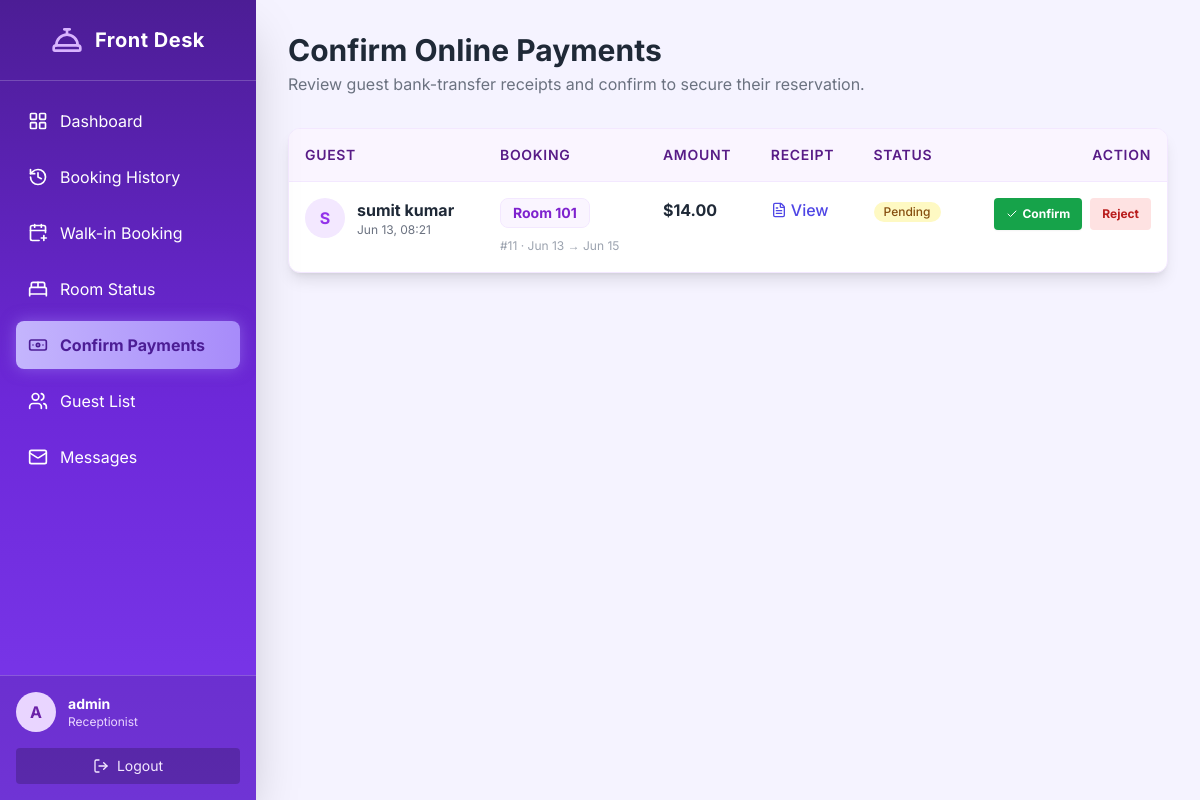
The app's page /dashboard/receptionist/payments/ (signed in) with its own data.
### accounts/models.py (models this page shows, shortened)
class CustomUser(AbstractUser):
    ADMIN = 'admin'
    EMPLOYEE = 'employee'  # Unified role for all staff
    CUSTOMER = 'customer'
    ROLE_CHOICES = [
        (ADMIN, 'Admin'),
        (EMPLOYEE, 'Employee'),
        (CUSTOMER, 'Customer'),
    ]
    role = models.CharField(max_length=15, choices=ROLE_CHOICES)
    mobile = models.CharField(max_length=15, blank=True, null=True)
    profile_picture = models.ImageField(upload_to='profile_pics/', blank=True, null=True)
    objects = CustomUserManager()

class PaymentReceipt(models.Model):
    STATUS_PENDING = 'pending'
    STATUS_CONFIRMED = 'confirmed'
    STATUS_REJECTED = 'rejected'
    STATUS_CHOICES = [
        (STATUS_PENDING, 'Pending Confirmation'),
        (STATUS_CONFIRMED, 'Confirmed'),
        (STATUS_REJECTED, 'Rejected'),
    ]
    booking = models.ForeignKey(Booking, on_delete=models.CASCADE, related_name='receipts')
    receipt_file = models.FileField(upload_to='payment_receipts/')
    amount = models.DecimalField(max_digits=10, decimal_places=2, default=0.00)
    note = models.CharField(max_length=255, blank=True)
    status = models.CharField(max_length=20, choices=STATUS_CHOICES, default=STATUS_PENDING)
    uploaded_at = models.DateTimeField(auto_now_add=True)
    updated_at = models.DateTimeField(auto_now=True)
    class Meta:
        ordering = ['-uploaded_at']

class Booking(models.Model):
    user = models.ForeignKey(CustomUser, on_delete=models.CASCADE)
    room = models.ForeignKey('Room', on_delete=models.CASCADE)
    check_in = models.DateField()
    check_out = models.DateField()
    actual_check_in = models.DateTimeField(blank=True, null=True)
    actual_check_out = models.DateTimeField(blank=True, null=True)
    total_amount = models.DecimalField(max_digits=10, decimal_places=2, default=0.00)
    is_paid = models.BooleanField(default=False)
    payment_method = models.CharField(max_length=20, blank=True, null=True) # Cash, Card, UPI
    is_cancelled = models.BooleanField(default=False)
    cancelled_at = models.DateTimeField(blank=True, null=True)
    branch = models.ForeignKey('Branch', on_delete=models.SET_NULL, null=True, blank=True, related_name='bookings')
    created_at = models.DateTimeField(auto_now_add=True)

class Room(models.Model):
    ROOM_TYPES = [
        ('single', 'Single Room'),
        ('double', 'Double Room'),
        ('suite', 'Suite'),
        ('deluxe', 'Deluxe Room'),
        ('family', 'Family Room'),
    ]
    AVAILABLE = 'available'
    OCCUPIED = 'occupied'
    DIRTY = 'dirty'
    MAINTENANCE = 'maintenance'
    STATUS_CHOICES = [
        (AVAILABLE, 'Available'),
        (OCCUPIED, 'Occupied'),
        (DIRTY, 'Dirty'),
        (MAINTENANCE, 'Maintenance'),
    ]
    room_number = models.CharField(max_length=10, unique=True)
    room_type = models.CharField(max_length=20, choices=ROOM_TYPES)
    price_per_night = models.DecimalField(max_digits=10, decimal_places=2)
    capacity = models.PositiveIntegerField(help_text="Number of people")
    description = models.TextField(blank=True)
    room_image = models.ImageField(upload_to='room_images/', blank=True, null=True)
    room_status = models.CharField(max_length=20, choices=STATUS_CHOICES, default=AVAILABLE)
    branch = models.ForeignKey('Branch', on_delete=models.SET_NULL, null=True, blank=True, related_name='rooms')

### accounts/decorators.py (the view, shortened to what this page needs)
        def wrapper_func(request, *args, **kwargs):
            if not request.user.is_authenticated:
                return redirect('login')
            if request.user.role == 'admin':
                return view_func(request, *args, **kwargs)

### accounts/models.py (called while the page is built)
    @classmethod
    def load(cls):
        obj, _ = cls.objects.get_or_create(pk=1)
        return obj

### accounts/views.py (called while the page is built)
def paginate(request, queryset, per_page=10):
    return Paginator(queryset, per_page).get_page(request.GET.get('page'))

@login_required
@employee_required(allowed_jobs=['receptionist'])
def pending_payments(request):
    receipts = PaymentReceipt.objects.select_related('booking__user', 'booking__room').order_by('-uploaded_at')
    page_obj = paginate(request, receipts)
    return render(request, 'receptionist_panel/pending_payments.html', {'receipts': page_obj, 'page_obj': page_obj})

### templates/receptionist_panel/pending_payments.html (shortened to what this page needs)
{% extends 'receptionist_panel/receptionistbase.html' %}
{% block receptionist_content %}
<div class="max-w-7xl mx-auto">
    <div class="mb-8">
        <h2 class="text-3xl font-bold text-gray-800">Confirm Online Payments</h2>
        <p class="text-gray-500 mt-1">Review guest bank-transfer receipts and confirm to secure their reservation.</p>
    </div>
    <div class="bg-white rounded-xl shadow-lg border border-purple-100 overflow-hidden">
        <div class="overflow-x-auto">
            <table class="rtable w-full text-left border-collapse">
                <thead>
                    <tr class="bg-purple-50 text-purple-900 text-sm uppercase tracking-wider border-b border-purple-100">
                        <th class="p-4 font-semibold">Guest</th>
                        <th class="p-4 font-semibold">Booking</th>
                        <th class="p-4 font-semibold">Amount</th>
                        <th class="p-4 font-semibold">Receipt</th>
                        <th class="p-4 font-semibold">Status</th>
                        <th class="p-4 font-semibold text-right">Action</th>
                    </tr>
                </thead>
                <tbody class="divide-y divide-gray-100">
                    {% for receipt in receipts %}
                    <tr class="hover:bg-purple-50/50 transition align-top">
                        <td data-label="Guest" class="p-4">
                            <div class="flex items-center gap-3">
                                <div class="w-10 h-10 bg-purple-100 text-purple-600 rounded-full flex items-center justify-center font-bold">
                                    {{ receipt.booking.user.username|first|upper }}
                                </div>
                                <div>
                                    <p class="font-bold text-gray-800">{{ receipt.booking.user.get_full_name|default:receipt.booking.user.username }}</p>
                                    <p class="text-xs text-gray-500">{{ receipt.uploaded_at|date:"M d, H:i" }}</p>
                                </div>
                            </div>
                        </td>
                        <td data-label="Booking" class="p-4">
                            <span class="px-3 py-1 bg-purple-50 text-purple-700 rounded-lg font-bold text-sm border border-purple-100 block w-fit mb-1">
                                Room {{ receipt.booking.room.room_number }}
                            </span>
                            <span class="text-xs text-gray-400">#{{ receipt.booking.id }} &middot; {{ receipt.booking.check_in|date:"M d" }} → {{ receipt.booking.check_out|date:"M d" }}</span>
                        </td>
                        <td data-label="Amount" class="p-4 font-bold text-gray-800">
                            {{ site_currency }}{{ receipt.amount|floatformat:2 }}
                        </td>
                        <td data-label="Receipt" class="p-4">
                            <a href="{{ receipt.receipt_file.url }}" target="_blank" class="inline-flex items-center gap-1 text-indigo-600 font-medium hover:underline">
                                <i data-lucide="file-text" class="w-4 h-4"></i> View
                            </a>
                        </td>
                        <td data-label="Status" class="p-4">
                            {% if receipt.status == 'confirmed' %}
                                <span class="inline-flex items-center px-2.5 py-0.5 rounded-full text-xs font-medium bg-green-100 text-green-800">Confirmed</span>
                            {% elif receipt.status == 'rejected' %}
                                <span class="inline-flex items-center px-2.5 py-0.5 rounded-full text-xs font-medium bg-red-100 text-red-800">Rejected</span>
                            {% else %}
                                <span class="inline-flex items-center px-2.5 py-0.5 rounded-full text-xs font-medium bg-yellow-100 text-yellow-800 animate-pulse">Pending</span>
                            {% endif %}
                        </td>
                        <td class="rtable-actions p-4 text-right">
                            {% if receipt.status == 'confirmed' %}
                                <span class="text-gray-400 text-xs italic">Done</span>
                            {% else %}
                                <div class="flex items-center justify-end gap-2">
                                    <a href="{% url 'confirm_payment' receipt.id %}" class="inline-flex items-center px-3 py-2 bg-green-600 text-white text-xs font-bold rounded hover:bg-green-700 transition shadow-sm">
                                        <i data-lucide="check" class="w-3 h-3 mr-1"></i> Confirm
                                    </a>
                                    <a href="{% url 'reject_payment' receipt.id %}" onclick="return confirm('Reject this receipt?');" class="inline-flex items-center px-3 py-2 bg-red-100 text-red-700 text-xs font-bold rounded hover:bg-red-200 transition">
                                        Reject
                                    </a>
                                </div>
                            {% endif %}
                        </td>
                    </tr>
                    {% empty %}
                    <tr><td colspan="6" class="p-8 text-center text-gray-500">No payment receipts uploaded yet.</td></tr>
                    {% endfor %}
                </tbody>
            </table>
        </div>
    </div>
</div>
{% endblock %}

### templates/receptionist_panel/receptionistbase.html (shortened to what this page needs)
{% load static %}
<!DOCTYPE html>
<html lang="en">
<head>
  <script src="https://cdn.tailwindcss.com"></script>
</head>
<body class="flex min-h-screen">
  <aside id="sidebar" class="sidebar w-64 fixed inset-y-0 left-0 z-30 shadow-2xl flex flex-col transform -translate-x-full md:translate-x-0 transition-transform duration-300">
    <div class="flex items-center justify-center p-6 border-b border-white/20">
      <i data-lucide="concierge-bell" class="w-8 h-8 mr-3 text-purple-300"></i>
      <h1 class="text-xl font-bold tracking-wide">Front Desk</h1>
    </div>
    <nav class="p-4 space-y-2 flex-1 min-h-0 overflow-y-auto">
      <a href="{% url 'receptionist_dashboard' %}" class="sidebar-link flex items-center p-3 rounded-lg {% if request.resolver_match.url_name == 'receptionist_dashboard' %}active{% endif %}">
        <i data-lucide="layout-grid" class="w-5 h-5 mr-3"></i> Dashboard
      </a>
      <a href="{% url 'view_bookings' %}" class="sidebar-link flex items-center p-3 rounded-lg {% if request.resolver_match.url_name == 'view_bookings' %}active{% endif %}">
        <i data-lucide="history" class="w-5 h-5 mr-3"></i> Booking History
      </a>
      <a href="{% url 'receptionist_walkin' %}" class="sidebar-link flex items-center p-3 rounded-lg {% if request.resolver_match.url_name == 'receptionist_walkin' %}active{% endif %}">
        <i data-lucide="calendar-plus" class="w-5 h-5 mr-3"></i> Walk-in Booking
      </a>
      <a href="{% url 'receptionist_room_status' %}" class="sidebar-link flex items-center p-3 rounded-lg {% if request.resolver_match.url_name == 'receptionist_room_status' %}active{% endif %}">
        <i data-lucide="bed-double" class="w-5 h-5 mr-3"></i> Room Status
      </a>
      <a href="{% url 'pending_payments' %}" class="sidebar-link flex items-center p-3 rounded-lg {% if request.resolver_match.url_name == 'pending_payments' %}active{% endif %}">
        <i data-lucide="banknote" class="w-5 h-5 mr-3"></i> Confirm Payments
      </a>
      <a href="{% url 'receptionist_guest_list' %}" class="sidebar-link flex items-center p-3 rounded-lg {% if request.resolver_match.url_name == 'receptionist_guest_list' %}active{% endif %}">
        <i data-lucide="users" class="w-5 h-5 mr-3"></i> Guest List
      </a>
      <a href="{% url 'inbox' %}" class="sidebar-link flex items-center p-3 rounded-lg {% if request.resolver_match.url_name == 'inbox' %}active{% endif %}">
        <i data-lucide="mail" class="w-5 h-5 mr-3"></i> Messages
      </a>
    </nav>
    <div class="mt-auto shrink-0 w-full bg-black/10 border-t border-white/20">
       <div class="p-4 flex items-center gap-3">
           {% if user.profile_picture %}
               <img src="{{ user.profile_picture.url }}" class="w-10 h-10 rounded-full border-2 border-purple-300 object-cover">
           {% else %}
               <div class="w-10 h-10 bg-purple-200 text-purple-800 rounded-full flex items-center justify-center font-bold">
                   {{ user.username|first|upper }}
               </div>
           {% endif %}
           <div class="flex-1 min-w-0">
               <p class="text-sm font-bold truncate">{{ user.get_full_name|default:user.username }}</p>
               <p class="text-xs text-purple-200">Receptionist</p>
           </div>
       </div>
       <div class="px-4 pb-4">
           <form action="{% url 'logout' %}" method="post">
               <button class="flex items-center justify-center w-full py-2 text-sm bg-black/20 hover:bg-black/40 rounded text-purple-100 transition">
                   <i data-lucide="log-out" class="w-4 h-4 mr-2"></i> Logout
               </button>
           </form>
       </div>
    </div>
  </aside>
  <main class="flex-1 md:ml-64 p-4 md:p-8">
    {% block receptionist_content %}{% endblock %}
  </main>
</body>
</html>

### templates/receptionist_panel/receptionistbase.html (style rules this page uses)
body { font-family: 'Inter', sans-serif; background-color: #f5f3ff; }
.sidebar { background: linear-gradient(to bottom, #4c1d95, #6d28d9, #7c3aed); color: white; }
.sidebar-link.active { background: linear-gradient(to right, #c4b5fd, #a78bfa); color: #4c1d95; font-weight: 700; box-shadow: 0 0 15px rgba(167, 139, 250, 0.5); }

### records on screen
CustomUser: username|first "A", get_full_name "admin"
PaymentReceipt: booking.user.username|first "S", booking.user.get_full_name "sumit kumar", uploaded_at "Jun 13, 08:21", booking.room.room_number "101", booking.id "11", booking.check_in "Jun 13", booking.check_out "Jun 15", site_currency "$", amount "14.00", status "Pending"
